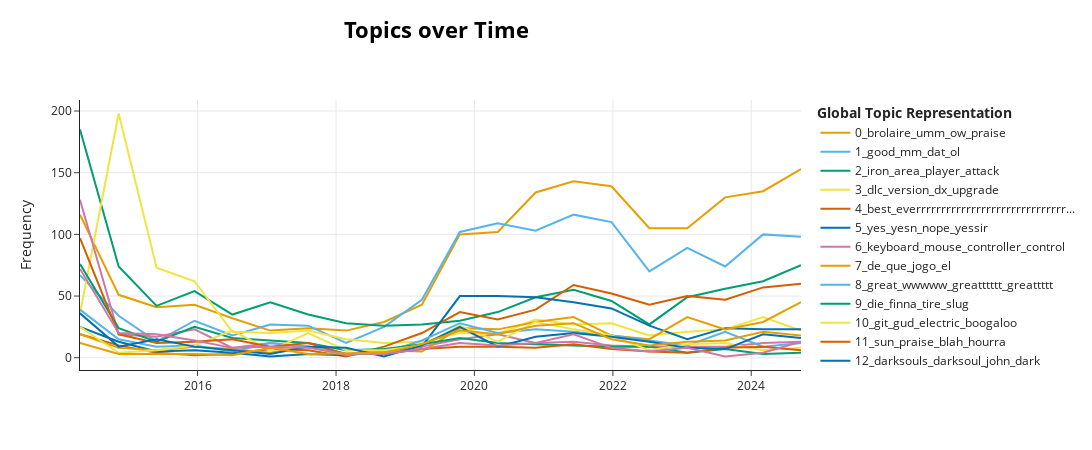

Notebook cell for this chart:
### Code cell
pos_model.visualize_topics_over_time(pos_topics_over_time, top_n_topics=15)

### Figure 1 — Plotly figure (JSON) as saved in the notebook; plotly's stock layout.template omitted (floating-point values rounded to 4 significant figures)
{"data": [{"hoverinfo": "text", "hovertext": ["<b>Topic 0</b><br>Words: brolaire, ow, praise, umm, forgot", "<b>Topic 0</b><br>Words: praise, would, brolaire, ow, umm", "<b>Topic 0</b><br>Words: praise, would, brolaire, ow, umm", "<b>Topic 0</b><br>Words: brolaire, ow, umm, praise, forgot", "<b>Topic 0</b><br>Words: brolaire, ow, umm, praise, forgot", "<b>Topic 0</b><br>Words: brolaire, ow, umm, praise, forgot", "<b>Topic 0</b><br>Words: brolaire, ow, umm, praise, forgot", "<b>Topic 0</b><br>Words: brolaire, ow, umm, praise, forgot", "<b>Topic 0</b><br>Words: brolaire, ow, umm, praise, forgot", "<b>Topic 0</b><br>Words: brolaire, ow, umm, praise, forgot", "<b>Topic 0</b><br>Words: brolaire, ow, umm, praise, forgot", "<b>Topic 0</b><br>Words: umm, brolaire, ow, praise, forgot", "<b>Topic 0</b><br>Words: brolaire, ow, umm, praise, forgot", "<b>Topic 0</b><br>Words: brolaire, ow, umm, praise, forgot", "<b>Topic 0</b><br>Words: aaa, hello, brolaire, ow, umm", "<b>Topic 0</b><br>Words: forgot, brolaire, ow, umm, praise", "<b>Topic 0</b><br>Words: brolaire, ow, umm, praise, forgot", "<b>Topic 0</b><br>Words: brolaire, ow, umm, praise, forgot", "<b>Topic 0</b><br>Words: brolaire, ow, umm, praise, forgot", "<b>Topic 0</b><br>Words: last, brolaire, ow, umm, praise"], "marker": {"color": "#E69F00"}, "mode": "lines", "name": "0_brolaire_umm_ow_praise", "type": "scatter", "x": ["2014-04-20T18:07:07.316999", "2014-11-10T19:13:09.150000", "2015-05-29T20:17:53.300000", "2015-12-15T21:22:37.449999", "2016-07-02T22:27:21.600000", "2017-01-18T23:32:05.750000", "2017-08-07T00:36:49.900000", "2018-02-23T01:41:34.049999", "2018-09-11T02:46:18.200000", "2019-03-30T03:51:02.350000", "2019-10-16T04:55:46.500000", "2020-05-03T06:00:30.649999", "2020-11-19T07:05:14.800000", "2021-06-07T08:09:58.950000", "2021-12-24T09:14:43.100000", "2022-07-12T10:19:27.249999", "2023-01-28T11:24:11.400000", "2023-08-16T12:28:55.550000", "2024-03-03T13:33:39.700000", "2024-09-19T14:38:23.849999"], "y": [116, 51, 41, 43, 32, 22, 24, 22, 29, 43, 100, 102, 134, 143, 139, 105, 105, 130, 135, 153]}, {"hoverinfo": "text", "hovertext": ["<b>Topic 1</b><br>Words: good, as, mm, dat, ol", "<b>Topic 1</b><br>Words: good, dat, mm, ol, af", "<b>Topic 1</b><br>Words: good, mm, dat, ol, af", "<b>Topic 1</b><br>Words: good, mm, dat, ol, af", "<b>Topic 1</b><br>Words: good, mm, dat, ol, af", "<b>Topic 1</b><br>Words: good, mm, dat, ol, af", "<b>Topic 1</b><br>Words: good, mm, dat, ol, af", "<b>Topic 1</b><br>Words: good, mm, dat, ol, af", "<b>Topic 1</b><br>Words: good, mm, dat, ol, af", "<b>Topic 1</b><br>Words: good, mm, dat, ol, af", "<b>Topic 1</b><br>Words: good, mm, dat, ol, af", "<b>Topic 1</b><br>Words: good, mm, lol, dks, dat", "<b>Topic 1</b><br>Words: good, mm, dat, ol, af", "<b>Topic 1</b><br>Words: good, thats, mm, dat, ol", "<b>Topic 1</b><br>Words: good, please, sometimes, mm, dat", "<b>Topic 1</b><br>Words: good, mm, dat, ol, af", "<b>Topic 1</b><br>Words: good, mm, dat, ol, af", "<b>Topic 1</b><br>Words: good, af, mm, dat, ol", "<b>Topic 1</b><br>Words: good, ol, mm, dat, af", "<b>Topic 1</b><br>Words: good, mm, dat, ol, af"], "marker": {"color": "#56B4E9"}, "mode": "lines", "name": "1_good_mm_dat_ol", "type": "scatter", "x": ["2014-04-20T18:07:07.316999", "2014-11-10T19:13:09.150000", "2015-05-29T20:17:53.300000", "2015-12-15T21:22:37.449999", "2016-07-02T22:27:21.600000", "2017-01-18T23:32:05.750000", "2017-08-07T00:36:49.900000", "2018-02-23T01:41:34.049999", "2018-09-11T02:46:18.200000", "2019-03-30T03:51:02.350000", "2019-10-16T04:55:46.500000", "2020-05-03T06:00:30.649999", "2020-11-19T07:05:14.800000", "2021-06-07T08:09:58.950000", "2021-12-24T09:14:43.100000", "2022-07-12T10:19:27.249999", "2023-01-28T11:24:11.400000", "2023-08-16T12:28:55.550000", "2024-03-03T13:33:39.700000", "2024-09-19T14:38:23.849999"], "y": [67, 34, 13, 30, 18, 27, 26, 12, 25, 47, 102, 109, 103, 116, 110, 70, 89, 74, 100, 98]}, {"hoverinfo": "text", "hovertext": ["<b>Topic 2</b><br>Words: player, attack, covenant, item, area", "<b>Topic 2</b><br>Words: matrixdll, area, player, new, change", "<b>Topic 2</b><br>Words: enemy, dks, place, player, area", "<b>Topic 2</b><br>Words: katana, ice, chaos, rapier, player", "<b>Topic 2</b><br>Words: weapon, unlike, player, either, area", "<b>Topic 2</b><br>Words: list, find, enemy, fight, player", "<b>Topic 2</b><br>Words: stats, item, player, area, certain", "<b>Topic 2</b><br>Words: quote, player, area, certain, roll", "<b>Topic 2</b><br>Words: damage, attack, player, area, spoiler", "<b>Topic 2</b><br>Words: attack, enemy, fight, area, boss", "<b>Topic 2</b><br>Words: bean, estus, attack, area, heal", "<b>Topic 2</b><br>Words: area, weapon, early, enemy, npc", "<b>Topic 2</b><br>Words: tyrit, area, enemy, attack, weapon", "<b>Topic 2</b><br>Words: area, attack, movement, enemy, na", "<b>Topic 2</b><br>Words: iron, keep, hate, attack, fight", "<b>Topic 2</b><br>Words: hr, area, level, path, boss", "<b>Topic 2</b><br>Words: king, zone, enemy, attack, area", "<b>Topic 2</b><br>Words: ganked, poison, zone, dementia, attack", "<b>Topic 2</b><br>Words: area, enemy, attack, spoiler, player", "<b>Topic 2</b><br>Words: spoiler, area, enemy, king, world"], "marker": {"color": "#009E73"}, "mode": "lines", "name": "2_iron_area_player_attack", "type": "scatter", "x": ["2014-04-20T18:07:07.316999", "2014-11-10T19:13:09.150000", "2015-05-29T20:17:53.300000", "2015-12-15T21:22:37.449999", "2016-07-02T22:27:21.600000", "2017-01-18T23:32:05.750000", "2017-08-07T00:36:49.900000", "2018-02-23T01:41:34.049999", "2018-09-11T02:46:18.200000", "2019-03-30T03:51:02.350000", "2019-10-16T04:55:46.500000", "2020-05-03T06:00:30.649999", "2020-11-19T07:05:14.800000", "2021-06-07T08:09:58.950000", "2021-12-24T09:14:43.100000", "2022-07-12T10:19:27.249999", "2023-01-28T11:24:11.400000", "2023-08-16T12:28:55.550000", "2024-03-03T13:33:39.700000", "2024-09-19T14:38:23.849999"], "y": [185, 74, 42, 54, 35, 45, 35, 28, 26, 27, 30, 37, 49, 55, 46, 27, 49, 56, 62, 75]}, {"hoverinfo": "text", "hovertext": ["<b>Topic 3</b><br>Words: dlc, flims, handeling, drowned, guerillimo", "<b>Topic 3</b><br>Words: dx, dlc, upgrade, version, season", "<b>Topic 3</b><br>Words: dlc, version, original, upgrade, placement", "<b>Topic 3</b><br>Words: dlc, version, price, dx, season", "<b>Topic 3</b><br>Words: dlc, include, version, dks, dx", "<b>Topic 3</b><br>Words: dlc, version, dx, upgrade, original", "<b>Topic 3</b><br>Words: dlc, dlcs, march, downloable, deservingly", "<b>Topic 3</b><br>Words: dlc, version, deceased, bouhgt, backgroundstory", "<b>Topic 3</b><br>Words: version, dlc, yus, ddlc, changelog", "<b>Topic 3</b><br>Words: absoulte, seriers, dlc, themed, actully", "<b>Topic 3</b><br>Words: dlc, version, vaguer, dlcs, patch", "<b>Topic 3</b><br>Words: version, dlc, placement, dlcs, original", "<b>Topic 3</b><br>Words: dlcs, dlc, nerds, paywall, prepackaged", "<b>Topic 3</b><br>Words: dlc, dlcs, fullprice, designed, executive", "<b>Topic 3</b><br>Words: dlc, spacial, plateaus, silva, marty", "<b>Topic 3</b><br>Words: dlc, cod, gow, activision, softfs", "<b>Topic 3</b><br>Words: dlc, dmc, version, vanilla, babyy", "<b>Topic 3</b><br>Words: dlc, color, version, dlcs, pirated", "<b>Topic 3</b><br>Words: dlc, split, version, release, accusation", "<b>Topic 3</b><br>Words: dlcs, dlc, ahaaaaaaaaaaaaaaaaaaaaahhhhhhhhhghhh, resend, version"], "marker": {"color": "#F0E442"}, "mode": "lines", "name": "3_dlc_version_dx_upgrade", "type": "scatter", "x": ["2014-04-20T18:07:07.316999", "2014-11-10T19:13:09.150000", "2015-05-29T20:17:53.300000", "2015-12-15T21:22:37.449999", "2016-07-02T22:27:21.600000", "2017-01-18T23:32:05.750000", "2017-08-07T00:36:49.900000", "2018-02-23T01:41:34.049999", "2018-09-11T02:46:18.200000", "2019-03-30T03:51:02.350000", "2019-10-16T04:55:46.500000", "2020-05-03T06:00:30.649999", "2020-11-19T07:05:14.800000", "2021-06-07T08:09:58.950000", "2021-12-24T09:14:43.100000", "2022-07-12T10:19:27.249999", "2023-01-28T11:24:11.400000", "2023-08-16T12:28:55.550000", "2024-03-03T13:33:39.700000", "2024-09-19T14:38:23.849999"], "y": [36, 198, 73, 62, 21, 20, 22, 15, 12, 13, 20, 19, 31, 27, 28, 18, 21, 23, 33, 22]}, {"hoverinfo": "text", "hovertext": ["<b>Topic 4</b><br>Words: best, everrrrrrrrrrrrrrrrrrrrrrrrrrrrrrrrrrrrrrrrrrrrrrrrrrrrrrrrrrrrrrrrrrrrrrrrrrrrrrrrrrrrrrrrrrrrrrrrrrrrrrr, ah, wtf, btw", "<b>Topic 4</b><br>Words: best, everrrrrrrrrrrrrrrrrrrrrrrrrrrrrrrrrrrrrrrrrrrrrrrrrrrrrrrrrrrrrrrrrrrrrrrrrrrrrrrrrrrrrrrrrrrrrrrrrrrrrrr, ah, wtf, btw", "<b>Topic 4</b><br>Words: best, hey, last, everrrrrrrrrrrrrrrrrrrrrrrrrrrrrrrrrrrrrrrrrrrrrrrrrrrrrrrrrrrrrrrrrrrrrrrrrrrrrrrrrrrrrrrrrrrrrrrrrrrrrrr, ah", "<b>Topic 4</b><br>Words: best, everrrrrrrrrrrrrrrrrrrrrrrrrrrrrrrrrrrrrrrrrrrrrrrrrrrrrrrrrrrrrrrrrrrrrrrrrrrrrrrrrrrrrrrrrrrrrrrrrrrrrrr, ah, wtf, btw", "<b>Topic 4</b><br>Words: best, lol, everrrrrrrrrrrrrrrrrrrrrrrrrrrrrrrrrrrrrrrrrrrrrrrrrrrrrrrrrrrrrrrrrrrrrrrrrrrrrrrrrrrrrrrrrrrrrrrrrrrrrrr, ah, wtf", "<b>Topic 4</b><br>Words: best, everrrrrrrrrrrrrrrrrrrrrrrrrrrrrrrrrrrrrrrrrrrrrrrrrrrrrrrrrrrrrrrrrrrrrrrrrrrrrrrrrrrrrrrrrrrrrrrrrrrrrrr, ah, wtf, btw", "<b>Topic 4</b><br>Words: best, everrrrrrrrrrrrrrrrrrrrrrrrrrrrrrrrrrrrrrrrrrrrrrrrrrrrrrrrrrrrrrrrrrrrrrrrrrrrrrrrrrrrrrrrrrrrrrrrrrrrrrr, ah, wtf, btw", "<b>Topic 4</b><br>Words: best, everrrrrrrrrrrrrrrrrrrrrrrrrrrrrrrrrrrrrrrrrrrrrrrrrrrrrrrrrrrrrrrrrrrrrrrrrrrrrrrrrrrrrrrrrrrrrrrrrrrrrrr, ah, wtf, btw", "<b>Topic 4</b><br>Words: best, everrrrrrrrrrrrrrrrrrrrrrrrrrrrrrrrrrrrrrrrrrrrrrrrrrrrrrrrrrrrrrrrrrrrrrrrrrrrrrrrrrrrrrrrrrrrrrrrrrrrrrr, ah, wtf, btw", "<b>Topic 4</b><br>Words: best, btw, everrrrrrrrrrrrrrrrrrrrrrrrrrrrrrrrrrrrrrrrrrrrrrrrrrrrrrrrrrrrrrrrrrrrrrrrrrrrrrrrrrrrrrrrrrrrrrrrrrrrrrr, ah, wtf", "<b>Topic 4</b><br>Words: best, everrrrrrrrrrrrrrrrrrrrrrrrrrrrrrrrrrrrrrrrrrrrrrrrrrrrrrrrrrrrrrrrrrrrrrrrrrrrrrrrrrrrrrrrrrrrrrrrrrrrrrr, ah, wtf, btw", "<b>Topic 4</b><br>Words: best, everrrrrrrrrrrrrrrrrrrrrrrrrrrrrrrrrrrrrrrrrrrrrrrrrrrrrrrrrrrrrrrrrrrrrrrrrrrrrrrrrrrrrrrrrrrrrrrrrrrrrrr, ah, wtf, btw", "<b>Topic 4</b><br>Words: best, ah, everrrrrrrrrrrrrrrrrrrrrrrrrrrrrrrrrrrrrrrrrrrrrrrrrrrrrrrrrrrrrrrrrrrrrrrrrrrrrrrrrrrrrrrrrrrrrrrrrrrrrrr, wtf, btw", "<b>Topic 4</b><br>Words: best, everrrrrrrrrrrrrrrrrrrrrrrrrrrrrrrrrrrrrrrrrrrrrrrrrrrrrrrrrrrrrrrrrrrrrrrrrrrrrrrrrrrrrrrrrrrrrrrrrrrrrrr, ah, wtf, btw", "<b>Topic 4</b><br>Words: best, everrrrrrrrrrrrrrrrrrrrrrrrrrrrrrrrrrrrrrrrrrrrrrrrrrrrrrrrrrrrrrrrrrrrrrrrrrrrrrrrrrrrrrrrrrrrrrrrrrrrrrr, ah, wtf, btw", "<b>Topic 4</b><br>Words: best, everrrrrrrrrrrrrrrrrrrrrrrrrrrrrrrrrrrrrrrrrrrrrrrrrrrrrrrrrrrrrrrrrrrrrrrrrrrrrrrrrrrrrrrrrrrrrrrrrrrrrrr, ah, wtf, btw", "<b>Topic 4</b><br>Words: best, ah, yes, everrrrrrrrrrrrrrrrrrrrrrrrrrrrrrrrrrrrrrrrrrrrrrrrrrrrrrrrrrrrrrrrrrrrrrrrrrrrrrrrrrrrrrrrrrrrrrrrrrrrrrr, wtf", "<b>Topic 4</b><br>Words: best, right, everrrrrrrrrrrrrrrrrrrrrrrrrrrrrrrrrrrrrrrrrrrrrrrrrrrrrrrrrrrrrrrrrrrrrrrrrrrrrrrrrrrrrrrrrrrrrrrrrrrrrrr, ah, wtf", "<b>Topic 4</b><br>Words: best, everrrrrrrrrrrrrrrrrrrrrrrrrrrrrrrrrrrrrrrrrrrrrrrrrrrrrrrrrrrrrrrrrrrrrrrrrrrrrrrrrrrrrrrrrrrrrrrrrrrrrrr, ah, wtf, btw", "<b>Topic 4</b><br>Words: best, wtf, everrrrrrrrrrrrrrrrrrrrrrrrrrrrrrrrrrrrrrrrrrrrrrrrrrrrrrrrrrrrrrrrrrrrrrrrrrrrrrrrrrrrrrrrrrrrrrrrrrrrrrr, ah, btw"], "marker": {"color": "#D55E00"}, "mode": "lines", "name": "4_best_everrrrrrrrrrrrrrrrrrrrrrrrrrrrrr...", "type": "scatter", "x": ["2014-04-20T18:07:07.316999", "2014-11-10T19:13:09.150000", "2015-05-29T20:17:53.300000", "2015-12-15T21:22:37.449999", "2016-07-02T22:27:21.600000", "2017-01-18T23:32:05.750000", "2017-08-07T00:36:49.900000", "2018-02-23T01:41:34.049999", "2018-09-11T02:46:18.200000", "2019-03-30T03:51:02.350000", "2019-10-16T04:55:46.500000", "2020-05-03T06:00:30.649999", "2020-11-19T07:05:14.800000", "2021-06-07T08:09:58.950000", "2021-12-24T09:14:43.100000", "2022-07-12T10:19:27.249999", "2023-01-28T11:24:11.400000", "2023-08-16T12:28:55.550000", "2024-03-03T13:33:39.700000", "2024-09-19T14:38:23.849999"], "y": [19, 10, 4, 2, 3, 7, 6, 1, 9, 20, 37, 31, 39, 59, 52, 43, 50, 47, 57, 60]}, {"hoverinfo": "text", "hovertext": ["<b>Topic 5</b><br>Words: yes, nope, yesn, yessir, thank", "<b>Topic 5</b><br>Words: yes, nope, yesn, yessir, thank", "<b>Topic 5</b><br>Words: yes, yesn, nope, yessir, thank", "<b>Topic 5</b><br>Words: yes, yesn, nope, yessir, thank", "<b>Topic 5</b><br>Words: yes, yesn, nope, yessir, thank", "<b>Topic 5</b><br>Words: yes, yesn, nope, yessir, thank", "<b>Topic 5</b><br>Words: yes, yesn, nope, yessir, thank", "<b>Topic 5</b><br>Words: yes, yesn, nope, yessir, thank", "<b>Topic 5</b><br>Words: yes, yesn, nope, yessir, thank", "<b>Topic 5</b><br>Words: yes, yesn, nope, yessir, thank", "<b>Topic 5</b><br>Words: yes, yesn, nope, yessir, thank", "<b>Topic 5</b><br>Words: yes, yesn, nope, yessir, thank", "<b>Topic 5</b><br>Words: yes, yesn, nope, yessir, thank", "<b>Topic 5</b><br>Words: yes, thank, bro, sir, cool", "<b>Topic 5</b><br>Words: yes, yesn, nope, yessir, thank", "<b>Topic 5</b><br>Words: yes, yesn, nope, yessir, thank", "<b>Topic 5</b><br>Words: yes, yesn, nope, yessir, thank", "<b>Topic 5</b><br>Words: yes, yessir, yesn, nope, thank", "<b>Topic 5</b><br>Words: yes, yesn, nope, yessir, thank", "<b>Topic 5</b><br>Words: yes, yesn, nope, yessir, thank"], "marker": {"color": "#0072B2"}, "mode": "lines", "name": "5_yes_yesn_nope_yessir", "type": "scatter", "x": ["2014-04-20T18:07:07.316999", "2014-11-10T19:13:09.150000", "2015-05-29T20:17:53.300000", "2015-12-15T21:22:37.449999", "2016-07-02T22:27:21.600000", "2017-01-18T23:32:05.750000", "2017-08-07T00:36:49.900000", "2018-02-23T01:41:34.049999", "2018-09-11T02:46:18.200000", "2019-03-30T03:51:02.350000", "2019-10-16T04:55:46.500000", "2020-05-03T06:00:30.649999", "2020-11-19T07:05:14.800000", "2021-06-07T08:09:58.950000", "2021-12-24T09:14:43.100000", "2022-07-12T10:19:27.249999", "2023-01-28T11:24:11.400000", "2023-08-16T12:28:55.550000", "2024-03-03T13:33:39.700000", "2024-09-19T14:38:23.849999"], "y": [25, 13, 5, 6, 4, 1, 3, 2, 5, 9, 50, 50, 49, 45, 40, 26, 15, 24, 23, 23]}, {"hoverinfo": "text", "hovertext": ["<b>Topic 6</b><br>Words: keyboard, mouse, controller, control, key", "<b>Topic 6</b><br>Words: keyboard, mouse, controller, control, gamepad", "<b>Topic 6</b><br>Words: keyboard, mouse, controller, controlls, key", "<b>Topic 6</b><br>Words: keyboard, mouse, controller, click, control", "<b>Topic 6</b><br>Words: keyboard, mouse, controller, cokc, controels", "<b>Topic 6</b><br>Words: keyboard, mouse, controller, control, key", "<b>Topic 6</b><br>Words: keyboard, mouse, controler, paypal, insta", "<b>Topic 6</b><br>Words: sensitivity, mouse, binding, infurating, keyboard", "<b>Topic 6</b><br>Words: keyboard, keybindings, mouse, dualwielding, rejoice", "<b>Topic 6</b><br>Words: keyboard, mouse, waterboarded, control, temperature", "<b>Topic 6</b><br>Words: keyboard, control, mouse, controller, binding", "<b>Topic 6</b><br>Words: keyboard, mouse, control, bind, controller", "<b>Topic 6</b><br>Words: keyboard, mouse, prompt, hassel, awkwardness", "<b>Topic 6</b><br>Words: mouse, keyboard, autohotkey, controller, disable", "<b>Topic 6</b><br>Words: mouse, keyboard, downvote, bind, control", "<b>Topic 6</b><br>Words: keyboard, mouse, click, controller, disable", "<b>Topic 6</b><br>Words: keyboard, mouse, cotroller, control, bind", "<b>Topic 6</b><br>Words: keyboard, mouse, remap, longish, bind", "<b>Topic 6</b><br>Words: keyboard, mouse, clunkt, controller, steams", "<b>Topic 6</b><br>Words: keyboard, mouse, miyuzaki, rebind, controller"], "marker": {"color": "#CC79A7"}, "mode": "lines", "name": "6_keyboard_mouse_controller_control", "type": "scatter", "x": ["2014-04-20T18:07:07.316999", "2014-11-10T19:13:09.150000", "2015-05-29T20:17:53.300000", "2015-12-15T21:22:37.449999", "2016-07-02T22:27:21.600000", "2017-01-18T23:32:05.750000", "2017-08-07T00:36:49.900000", "2018-02-23T01:41:34.049999", "2018-09-11T02:46:18.200000", "2019-03-30T03:51:02.350000", "2019-10-16T04:55:46.500000", "2020-05-03T06:00:30.649999", "2020-11-19T07:05:14.800000", "2021-06-07T08:09:58.950000", "2021-12-24T09:14:43.100000", "2022-07-12T10:19:27.249999", "2023-01-28T11:24:11.400000", "2023-08-16T12:28:55.550000", "2024-03-03T13:33:39.700000", "2024-09-19T14:38:23.849999"], "y": [128, 19, 17, 23, 8, 12, 9, 2, 5, 9, 15, 19, 12, 13, 10, 9, 9, 9, 12, 13]}, {"hoverinfo": "text", "hovertext": ["<b>Topic 7</b><br>Words: que, de, jogo, el, muito", "<b>Topic 7</b><br>Words: de, que, jogo, le, la", "<b>Topic 7</b><br>Words: que, jogo, ncia, minhas, de", "<b>Topic 7</b><br>Words: que, jogo, de, se, muito", "<b>Topic 7</b><br>Words: que, de, el, en, la", "<b>Topic 7</b><br>Words: que, de, su, en, la", "<b>Topic 7</b><br>Words: que, la, el, se, de", "<b>Topic 7</b><br>Words: morrer, perfeito, matar, mais, se", "<b>Topic 7</b><br>Words: el, favorita, totales, tanti, rango", "<b>Topic 7</b><br>Words: de, jogo, que, el, lo", "<b>Topic 7</b><br>Words: que, juegazo, jogo, de, pero", "<b>Topic 7</b><br>Words: jogo, que, de, ma, um", "<b>Topic 7</b><br>Words: novo, de, que, el, um", "<b>Topic 7</b><br>Words: que, jogo, de, um, mais", "<b>Topic 7</b><br>Words: de, la, que, el, pero", "<b>Topic 7</b><br>Words: que, de, pra, jogo, voc", "<b>Topic 7</b><br>Words: que, de, jogo, el, la", "<b>Topic 7</b><br>Words: te, odeio, amo, que, de", "<b>Topic 7</b><br>Words: de, que, juego, la, el", "<b>Topic 7</b><br>Words: que, de, jogo, la, um"], "marker": {"color": "#E69F00"}, "mode": "lines", "name": "7_de_que_jogo_el", "type": "scatter", "x": ["2014-04-20T18:07:07.316999", "2014-11-10T19:13:09.150000", "2015-05-29T20:17:53.300000", "2015-12-15T21:22:37.449999", "2016-07-02T22:27:21.600000", "2017-01-18T23:32:05.750000", "2017-08-07T00:36:49.900000", "2018-02-23T01:41:34.049999", "2018-09-11T02:46:18.200000", "2019-03-30T03:51:02.350000", "2019-10-16T04:55:46.500000", "2020-05-03T06:00:30.649999", "2020-11-19T07:05:14.800000", "2021-06-07T08:09:58.950000", "2021-12-24T09:14:43.100000", "2022-07-12T10:19:27.249999", "2023-01-28T11:24:11.400000", "2023-08-16T12:28:55.550000", "2024-03-03T13:33:39.700000", "2024-09-19T14:38:23.849999"], "y": [19, 8, 6, 9, 7, 4, 9, 3, 6, 5, 24, 23, 29, 33, 18, 15, 33, 23, 29, 45]}, {"hoverinfo": "text", "hovertext": ["<b>Topic 8</b><br>Words: great, greattttt, greatttttt, wwwww, outta", "<b>Topic 8</b><br>Words: great, greattttt, greatttttt, wwwww, outta", "<b>Topic 8</b><br>Words: great, greattttt, greatttttt, wwwww, outta", "<b>Topic 8</b><br>Words: great, greattttt, greatttttt, wwwww, outta", "<b>Topic 8</b><br>Words: great, greattttt, greatttttt, wwwww, outta", "<b>Topic 8</b><br>Words: great, greattttt, greatttttt, wwwww, outta", "<b>Topic 8</b><br>Words: great, greattttt, greatttttt, wwwww, outta", "<b>Topic 8</b><br>Words: great, greattttt, greatttttt, wwwww, outta", "<b>Topic 8</b><br>Words: great, greattttt, greatttttt, wwwww, outta", "<b>Topic 8</b><br>Words: great, greattttt, greatttttt, wwwww, outta", "<b>Topic 8</b><br>Words: great, greattttt, greatttttt, outta, wwwww", "<b>Topic 8</b><br>Words: great, wwwww, greattttt, greatttttt, outta", "<b>Topic 8</b><br>Words: great, greattttt, greatttttt, wwwww, outta", "<b>Topic 8</b><br>Words: great, greattttt, greatttttt, wwwww, outta", "<b>Topic 8</b><br>Words: great, greattttt, greatttttt, wwwww, outta", "<b>Topic 8</b><br>Words: great, greattttt, greatttttt, wwwww, outta", "<b>Topic 8</b><br>Words: great, greattttt, greatttttt, wwwww, outta", "<b>Topic 8</b><br>Words: great, greattttt, greatttttt, wwwww, outta", "<b>Topic 8</b><br>Words: great, wonderful, greattttt, greatttttt, wwwww", "<b>Topic 8</b><br>Words: great, greattttt, greatttttt, wwwww, outta"], "marker": {"color": "#56B4E9"}, "mode": "lines", "name": "8_great_wwwww_greatttttt_greattttt", "type": "scatter", "x": ["2014-04-20T18:07:07.316999", "2014-11-10T19:13:09.150000", "2015-05-29T20:17:53.300000", "2015-12-15T21:22:37.449999", "2016-07-02T22:27:21.600000", "2017-01-18T23:32:05.750000", "2017-08-07T00:36:49.900000", "2018-02-23T01:41:34.049999", "2018-09-11T02:46:18.200000", "2019-03-30T03:51:02.350000", "2019-10-16T04:55:46.500000", "2020-05-03T06:00:30.649999", "2020-11-19T07:05:14.800000", "2021-06-07T08:09:58.950000", "2021-12-24T09:14:43.100000", "2022-07-12T10:19:27.249999", "2023-01-28T11:24:11.400000", "2023-08-16T12:28:55.550000", "2024-03-03T13:33:39.700000", "2024-09-19T14:38:23.849999"], "y": [39, 15, 9, 10, 5, 12, 9, 3, 4, 14, 28, 20, 23, 21, 18, 14, 10, 21, 9, 12]}, {"hoverinfo": "text", "hovertext": ["<b>Topic 9</b><br>Words: die, slug, nutshell, rip, hey", "<b>Topic 9</b><br>Words: die, sometimes, fuck, finna, tire", "<b>Topic 9</b><br>Words: die, lie, yeah, finna, tire", "<b>Topic 9</b><br>Words: die, shit, sometimes, finna, tire", "<b>Topic 9</b><br>Words: die, oh, finna, tire, slug", "<b>Topic 9</b><br>Words: die, finna, tire, slug, nutshell", "<b>Topic 9</b><br>Words: die, shit, finna, tire, slug", "<b>Topic 9</b><br>Words: die, sure, finna, tire, slug", "<b>Topic 9</b><br>Words: die, finna, tire, slug, nutshell", "<b>Topic 9</b><br>Words: die, finna, tire, slug, nutshell", "<b>Topic 9</b><br>Words: die, tire, thats, okay, never", "<b>Topic 9</b><br>Words: finna, die, tire, slug, nutshell", "<b>Topic 9</b><br>Words: die, inside, didnt, im, finna", "<b>Topic 9</b><br>Words: die, son, must, finna, tire", "<b>Topic 9</b><br>Words: die, may, finna, tire, slug", "<b>Topic 9</b><br>Words: die, finna, tire, slug, nutshell", "<b>Topic 9</b><br>Words: yay, die, finna, tire, slug", "<b>Topic 9</b><br>Words: die, finna, tire, slug, nutshell", "<b>Topic 9</b><br>Words: die, finna, tire, slug, nutshell", "<b>Topic 9</b><br>Words: die, finna, tire, slug, nutshell"], "marker": {"color": "#009E73"}, "mode": "lines", "name": "9_die_finna_tire_slug", "type": "scatter", "x": ["2014-04-20T18:07:07.316999", "2014-11-10T19:13:09.150000", "2015-05-29T20:17:53.300000", "2015-12-15T21:22:37.449999", "2016-07-02T22:27:21.600000", "2017-01-18T23:32:05.750000", "2017-08-07T00:36:49.900000", "2018-02-23T01:41:34.049999", "2018-09-11T02:46:18.200000", "2019-03-30T03:51:02.350000", "2019-10-16T04:55:46.500000", "2020-05-03T06:00:30.649999", "2020-11-19T07:05:14.800000", "2021-06-07T08:09:58.950000", "2021-12-24T09:14:43.100000", "2022-07-12T10:19:27.249999", "2023-01-28T11:24:11.400000", "2023-08-16T12:28:55.550000", "2024-03-03T13:33:39.700000", "2024-09-19T14:38:23.849999"], "y": [76, 24, 13, 25, 16, 14, 12, 6, 7, 11, 16, 12, 11, 10, 9, 9, 4, 7, 3, 4]}, {"hoverinfo": "text", "hovertext": ["<b>Topic 10</b><br>Words: git, gud, electric, boogaloo, jihad", "<b>Topic 10</b><br>Words: git, gud, xp, start, people", "<b>Topic 10</b><br>Words: git, gud, gits, electric, boogaloo", "<b>Topic 10</b><br>Words: git, gud, guded, ayyy, lmao", "<b>Topic 10</b><br>Words: git, gud, evry, rule, hr", "<b>Topic 10</b><br>Words: git, gud, gankers, creation, screen", "<b>Topic 10</b><br>Words: git, gud, phag, revamp, electric", "<b>Topic 10</b><br>Words: git, gud, winblade, danksouls, alternatively", "<b>Topic 10</b><br>Words: git, gud, fkin, electric, boogaloo", "<b>Topic 10</b><br>Words: git, gud, manage, unless, lose", "<b>Topic 10</b><br>Words: git, gud, intensifies, ta, darksouls", "<b>Topic 10</b><br>Words: git, gud, classic, begin, half", "<b>Topic 10</b><br>Words: git, gud, hreatest, givdeo, thaught", "<b>Topic 10</b><br>Words: git, gud, giood, mm, casuls", "<b>Topic 10</b><br>Words: git, gud, oddajcie, bd, bogaloo", "<b>Topic 10</b><br>Words: git, gud, curator, page, bow", "<b>Topic 10</b><br>Words: git, gud, electric, boogaloo, couldnt", "<b>Topic 10</b><br>Words: git, gud, something, electric, boogaloo", "<b>Topic 10</b><br>Words: git, gud, volume, electric, boogaloo", "<b>Topic 10</b><br>Words: git, gud, giid, electric, boogaloo"], "marker": {"color": "#F0E442"}, "mode": "lines", "name": "10_git_gud_electric_boogaloo", "type": "scatter", "x": ["2014-04-20T18:07:07.316999", "2014-11-10T19:13:09.150000", "2015-05-29T20:17:53.300000", "2015-12-15T21:22:37.449999", "2016-07-02T22:27:21.600000", "2017-01-18T23:32:05.750000", "2017-08-07T00:36:49.900000", "2018-02-23T01:41:34.049999", "2018-09-11T02:46:18.200000", "2019-03-30T03:51:02.350000", "2019-10-16T04:55:46.500000", "2020-05-03T06:00:30.649999", "2020-11-19T07:05:14.800000", "2021-06-07T08:09:58.950000", "2021-12-24T09:14:43.100000", "2022-07-12T10:19:27.249999", "2023-01-28T11:24:11.400000", "2023-08-16T12:28:55.550000", "2024-03-03T13:33:39.700000", "2024-09-19T14:38:23.849999"], "y": [25, 4, 6, 10, 22, 6, 20, 6, 6, 10, 26, 13, 29, 23, 18, 6, 11, 12, 6, 8]}, {"hoverinfo": "text", "hovertext": ["<b>Topic 11</b><br>Words: sun, praise, blah, hourra, adherent", "<b>Topic 11</b><br>Words: sun, praise, huraah, sunlight, infinite", "<b>Topic 11</b><br>Words: sun, praise, biatch, directx, enhance", "<b>Topic 11</b><br>Words: sun, praise, blah, huraah, hourra", "<b>Topic 11</b><br>Words: sun, praise, blah, find, huraah", "<b>Topic 11</b><br>Words: sun, praise, sunny, blah, huraah", "<b>Topic 11</b><br>Words: sun, praise, consume, wary, therefore", "<b>Topic 11</b><br>Words: sun, praise, blah, hourra, huraah", "<b>Topic 11</b><br>Words: sun, praise, blah, hourra, huraah", "<b>Topic 11</b><br>Words: sun, praise, glory, blah, hourra", "<b>Topic 11</b><br>Words: sun, praise, blah, hourra, huraah", "<b>Topic 11</b><br>Words: sun, praise, blah, hourra, huraah", "<b>Topic 11</b><br>Words: sun, praise, blah, hourra, huraah", "<b>Topic 11</b><br>Words: sun, praise, complete, must, blah", "<b>Topic 11</b><br>Words: sun, praise, blah, hourra, huraah", "<b>Topic 11</b><br>Words: sun, praise, blah, hourra, huraah", "<b>Topic 11</b><br>Words: sun, praise, blah, hourra, huraah", "<b>Topic 11</b><br>Words: sun, praise, salute, moon, therefore", "<b>Topic 11</b><br>Words: sun, praise, hoorah, swallow, bom", "<b>Topic 11</b><br>Words: sun, praise, blah, hourra, huraah"], "marker": {"color": "#D55E00"}, "mode": "lines", "name": "11_sun_praise_blah_hourra", "type": "scatter", "x": ["2014-04-20T18:07:07.316999", "2014-11-10T19:13:09.150000", "2015-05-29T20:17:53.300000", "2015-12-15T21:22:37.449999", "2016-07-02T22:27:21.600000", "2017-01-18T23:32:05.750000", "2017-08-07T00:36:49.900000", "2018-02-23T01:41:34.049999", "2018-09-11T02:46:18.200000", "2019-03-30T03:51:02.350000", "2019-10-16T04:55:46.500000", "2020-05-03T06:00:30.649999", "2020-11-19T07:05:14.800000", "2021-06-07T08:09:58.950000", "2021-12-24T09:14:43.100000", "2022-07-12T10:19:27.249999", "2023-01-28T11:24:11.400000", "2023-08-16T12:28:55.550000", "2024-03-03T13:33:39.700000", "2024-09-19T14:38:23.849999"], "y": [97, 19, 12, 13, 15, 9, 12, 3, 3, 7, 9, 9, 8, 11, 7, 5, 4, 8, 9, 6]}, {"hoverinfo": "text", "hovertext": ["<b>Topic 12</b><br>Words: darksouls, darksoulsii, dark, exe, beta", "<b>Topic 12</b><br>Words: darksouls, darker, sackschwer, hesitent, loosly", "<b>Topic 12</b><br>Words: darksouls, absurdly, dark, starved, noobed", "<b>Topic 12</b><br>Words: darksouls, xenoblade, chronicle, darksoul, okgamety", "<b>Topic 12</b><br>Words: darksouls, darkaum, squal, diffacult, poha", "<b>Topic 12</b><br>Words: darksouls, hunk, bsod, darksoulsii, compaired", "<b>Topic 12</b><br>Words: darksouls, cookie, endurence, darko, draksouls", "<b>Topic 12</b><br>Words: darksouls, objectivelly, darkouls, inspite, personaly", "<b>Topic 12</b><br>Words: darksouls, good, darksoul, john, dark", "<b>Topic 12</b><br>Words: darksouls, darkhorse, purists, silence, ngl", "<b>Topic 12</b><br>Words: darksouls, load, defentel, soloq, raipiers", "<b>Topic 12</b><br>Words: darksouls, blackpill, longtime, jrpg, greatsword", "<b>Topic 12</b><br>Words: darksouls, moonlight, prob, mom, darksoul", "<b>Topic 12</b><br>Words: darksouls, darksoul, john, issss, demondsouls", "<b>Topic 12</b><br>Words: darksouls, darksoul, darklurker, verbose, john", "<b>Topic 12</b><br>Words: darksouls, souliest, twoiest, darko, darksoul", "<b>Topic 12</b><br>Words: darksouls, darkdiver, dark, grandahl, sole", "<b>Topic 12</b><br>Words: john, darksoul, darksouls, wife, darkest", "<b>Topic 12</b><br>Words: darksouls, darks, darked, darksoul, erdtree", "<b>Topic 12</b><br>Words: darksouls, darksoul, darker, unresponsiveness, darkkiiih"], "marker": {"color": "#0072B2"}, "mode": "lines", "name": "12_darksouls_darksoul_john_dark", "type": "scatter", "x": ["2014-04-20T18:07:07.316999", "2014-11-10T19:13:09.150000", "2015-05-29T20:17:53.300000", "2015-12-15T21:22:37.449999", "2016-07-02T22:27:21.600000", "2017-01-18T23:32:05.750000", "2017-08-07T00:36:49.900000", "2018-02-23T01:41:34.049999", "2018-09-11T02:46:18.200000", "2019-03-30T03:51:02.350000", "2019-10-16T04:55:46.500000", "2020-05-03T06:00:30.649999", "2020-11-19T07:05:14.800000", "2021-06-07T08:09:58.950000", "2021-12-24T09:14:43.100000", "2022-07-12T10:19:27.249999", "2023-01-28T11:24:11.400000", "2023-08-16T12:28:55.550000", "2024-03-03T13:33:39.700000", "2024-09-19T14:38:23.849999"], "y": [36, 9, 15, 9, 6, 3, 9, 8, 1, 10, 25, 9, 17, 20, 17, 13, 8, 7, 19, 16]}, {"hoverinfo": "text", "hovertext": ["<b>Topic 13</b><br>Words: pc, xbox, gpu, console, card", "<b>Topic 13</b><br>Words: pc, minimum, console, crash, fps", "<b>Topic 13</b><br>Words: pc, fps, card, minimum, framerate", "<b>Topic 13</b><br>Words: pc, xbox, computer, transfer, spec", "<b>Topic 13</b><br>Words: dscm, desighed, chinses, laptop, chinises", "<b>Topic 13</b><br>Words: booting, preeeeeety, pc, xboxone, macbook", "<b>Topic 13</b><br>Words: gb, spec, os, ata, sandisk", "<b>Topic 13</b><br>Words: evironments, soooooooo, pentium, gt, pleased", "<b>Topic 13</b><br>Words: becuz, crappy, spec, card, laptop", "<b>Topic 13</b><br>Words: xbox, pc, fullscreen, optimized, passion", "<b>Topic 13</b><br>Words: pc, ubuntu, fond, hd, fibre", "<b>Topic 13</b><br>Words: aweare, aweassome, xbox, pc, infuriatingly", "<b>Topic 13</b><br>Words: laptop, pc, xbox, gb, ram", "<b>Topic 13</b><br>Words: xbox, pc, laptop, contruls, suporrt", "<b>Topic 13</b><br>Words: aghhh, pc, sadge, broke, nonstop", "<b>Topic 13</b><br>Words: fullcreen, utter, hundereds, pc, amass", "<b>Topic 13</b><br>Words: intead, eitherway, platform, unhappy, fullscreen", "<b>Topic 13</b><br>Words: xbox, hundred, another, put, black", "<b>Topic 13</b><br>Words: godpiece, implementation, runback, decade, pc", "<b>Topic 13</b><br>Words: minimize, monitor, pc, fullscreen, xbox"], "marker": {"color": "#CC79A7"}, "mode": "lines", "name": "13_pc_xbox_laptop_console", "type": "scatter", "x": ["2014-04-20T18:07:07.316999", "2014-11-10T19:13:09.150000", "2015-05-29T20:17:53.300000", "2015-12-15T21:22:37.449999", "2016-07-02T22:27:21.600000", "2017-01-18T23:32:05.750000", "2017-08-07T00:36:49.900000", "2018-02-23T01:41:34.049999", "2018-09-11T02:46:18.200000", "2019-03-30T03:51:02.350000", "2019-10-16T04:55:46.500000", "2020-05-03T06:00:30.649999", "2020-11-19T07:05:14.800000", "2021-06-07T08:09:58.950000", "2021-12-24T09:14:43.100000", "2022-07-12T10:19:27.249999", "2023-01-28T11:24:11.400000", "2023-08-16T12:28:55.550000", "2024-03-03T13:33:39.700000", "2024-09-19T14:38:23.849999"], "y": [72, 20, 19, 14, 8, 9, 8, 3, 3, 7, 12, 10, 12, 19, 8, 5, 8, 1, 4, 13]}, {"hoverinfo": "text", "hovertext": ["<b>Topic 14</b><br>Words: fun, crazy, know, cassual, ha", "<b>Topic 14</b><br>Words: gritty, fun, cassual, ha, spambush", "<b>Topic 14</b><br>Words: magical, fun, cassual, ha, spambush", "<b>Topic 14</b><br>Words: fun, cassual, ha, spambush, scuffed", "<b>Topic 14</b><br>Words: fun, cassual, ha, spambush, scuffed", "<b>Topic 14</b><br>Words: fun, nutshell, haha, last, cassual", "<b>Topic 14</b><br>Words: fun, cassual, ha, spambush, scuffed", "<b>Topic 14</b><br>Words: fun, cassual, ha, spambush, scuffed", "<b>Topic 14</b><br>Words: fun, sound, cassual, ha, spambush", "<b>Topic 14</b><br>Words: fun, long, cassual, ha, spambush", "<b>Topic 14</b><br>Words: fun, ha, interesting, cassual, spambush", "<b>Topic 14</b><br>Words: fun, stuff, cassual, ha, spambush", "<b>Topic 14</b><br>Words: fun, another, always, cassual, ha", "<b>Topic 14</b><br>Words: fun, scary, cassual, ha, spambush", "<b>Topic 14</b><br>Words: fun, even, cassual, ha, spambush", "<b>Topic 14</b><br>Words: fun, cassual, ha, spambush, scuffed", "<b>Topic 14</b><br>Words: fun, abuse, stupid, cassual, ha", "<b>Topic 14</b><br>Words: fun, cassual, spambush, scuffed, alot", "<b>Topic 14</b><br>Words: fun, hehe, cassual, ha, spambush"], "marker": {"color": "#E69F00"}, "mode": "lines", "name": "14_fun_cassual_ha_spambush", "type": "scatter", "x": ["2014-04-20T18:07:07.316999", "2014-11-10T19:13:09.150000", "2015-05-29T20:17:53.300000", "2015-12-15T21:22:37.449999", "2016-07-02T22:27:21.600000", "2017-01-18T23:32:05.750000", "2017-08-07T00:36:49.900000", "2018-09-11T02:46:18.200000", "2019-03-30T03:51:02.350000", "2019-10-16T04:55:46.500000", "2020-05-03T06:00:30.649999", "2020-11-19T07:05:14.800000", "2021-06-07T08:09:58.950000", "2021-12-24T09:14:43.100000", "2022-07-12T10:19:27.249999", "2023-01-28T11:24:11.400000", "2023-08-16T12:28:55.550000", "2024-03-03T13:33:39.700000", "2024-09-19T14:38:23.849999"], "y": [12, 3, 3, 3, 2, 8, 3, 4, 11, 22, 19, 26, 28, 15, 10, 13, 14, 21, 18]}], "layout": {"height": 450, "hoverlabel": {"bgcolor": "white", "font": {"family": "Rockwell", "size": 16}}, "legend": {"title": {"text": "<b>Global Topic Representation"}}, "title": {"font": {"color": "Black", "size": 22}, "text": "<b>Topics over Time</b>", "x": 0.4, "xanchor": "center", "y": 0.95, "yanchor": "top"}, "width": 1250, "xaxis": {"showgrid": true}, "yaxis": {"showgrid": true, "title": {"text": "Frequency"}}}}
